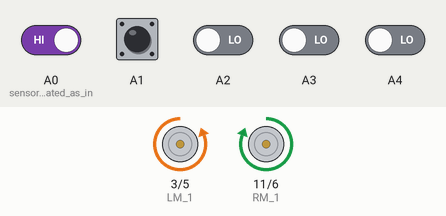
Recording of a sketch running on a simulated Arduino Uno, built with avr-gcc and run on an emulated ATmega328P. Shown: motor-driver pin pairs drawn as motors (green arrow = first pin HIGH = forward, orange = second pin HIGH = backward, longer = more drive). Inputs (shaded band) come from the test bench; at power-on: A0 (sensor_is_initiated_as_in), A1 HIGH, A2–4 LOW.

Above: at 1.2 s.
1.3 s: A0 (sensor_is_initiated_as_in) driven LOW and A4 driven HIGH
At 1.8 s:
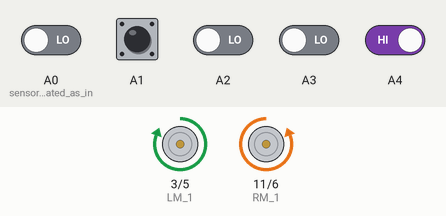
Timing chart, 0 to 4.3 s (numbered marks = the images above; inputs shaded):
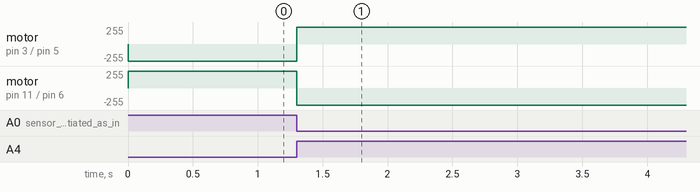

The sketch:

line_tracer_2.ino
```cpp
int LM_1 = 3;         // the motor pins are intiated as per ports in Auton shield
int LM_2 = 5;
int RM_1 = 11;
int RM_2 = 6;


void setup()
{
  pinMode(LM_1, OUTPUT);     // motor is initiated as output
  pinMode(LM_2, OUTPUT);
  pinMode(RM_1, OUTPUT);
  pinMode(RM_2, OUTPUT);
  pinMode(A0, INPUT);        // sensor is initiated as input
  pinMode(A1, INPUT);
  pinMode(A2, INPUT);
  pinMode(A3, INPUT);
  pinMode(A4, INPUT);
}

void loop()
{
  int S1 = digitalRead(A0);  // data from all 5 sensors is read and stored
  int S2 = digitalRead(A1);
  int S3 = digitalRead(A2);
  int S4 = digitalRead(A3);
  int S5 = digitalRead(A4);

  if (S1 == LOW && S5 == LOW)  // value of last two sensors is first checked, if they are low then middle sensors are checked
  {
    if (S2 == LOW && S3 == HIGH && S4 == LOW) //the robot is perfectly on the line-centre sensor alone senses the line-the robot has to move front
    {
      fwd();
    }

    if (S2 == HIGH && S3 == HIGH && S4 == LOW) //the robot is not perfectly on the line; centre & left sensor senses the line - robot has to turn left
    {
      left();
    }

    if (S2 == LOW && S3 == HIGH && S4 == HIGH) //the robot is not perfectly on the line; centre & right sensor senses the line - robot has to turn right
    {
      rigt();
    }
  }

  else if (S1 == HIGH && S5 == LOW)          // the left most sensor alone senses line - without checking other sensors - robot turns left
  {
    left();
  }

  else if (S1 == LOW && S5 == HIGH)         // the right most sensor alone senses line - without checking other sensors - robot turns right
  {
    rigt();
  }

  else if (S1 == HIGH && S5 == HIGH)      // left proirity comes into play, hence robot has to turn left
  {
    if (S2 == HIGH && S3 == HIGH && S4 == HIGH)
    {
      left();
    }
  }
}
void fwd()
{
  digitalWrite(LM_1, HIGH);      // robot moves forward
  digitalWrite(LM_2, LOW);
  digitalWrite(RM_1, HIGH);
  digitalWrite(RM_2, LOW);
}
void stp()
{
  digitalWrite(LM_1, LOW);      // robot moves forward
  digitalWrite(LM_2, LOW);
  digitalWrite(RM_1, LOW);
  digitalWrite(RM_2, LOW);

}
void back()
{
  digitalWrite(LM_1, LOW);      // robot moves BACK
  digitalWrite(LM_2, HIGH);
  digitalWrite(RM_1, LOW);
  digitalWrite(RM_2, HIGH);
}
void left()
{
  digitalWrite(LM_1, LOW);       // robot turns left
  digitalWrite(LM_2, HIGH);
  digitalWrite(RM_1, HIGH);
  digitalWrite(RM_2, LOW);
}
void rigt()
{
  digitalWrite(LM_1, HIGH);      //robot turns right
  digitalWrite(LM_2, LOW);
  digitalWrite(RM_1, LOW);
  digitalWrite(RM_2, HIGH);
}
```

Measured:
- after the input at 1.3 s, motor on pin 3 (LM_1) / pin 5 (LM_2): backward 255/255 → forward 255/255 at once; motor on pin 11 (RM_1) / pin 6 (RM_2): forward 255/255 → backward 255/255 at once
